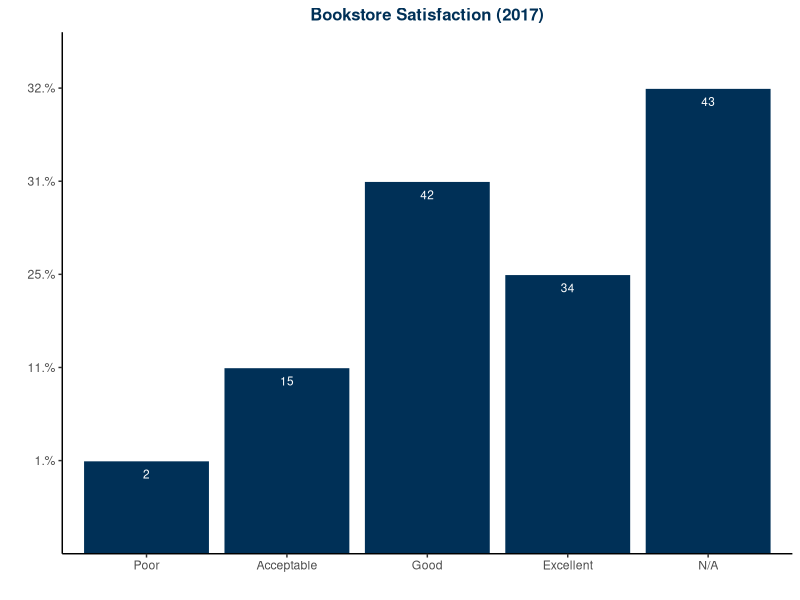
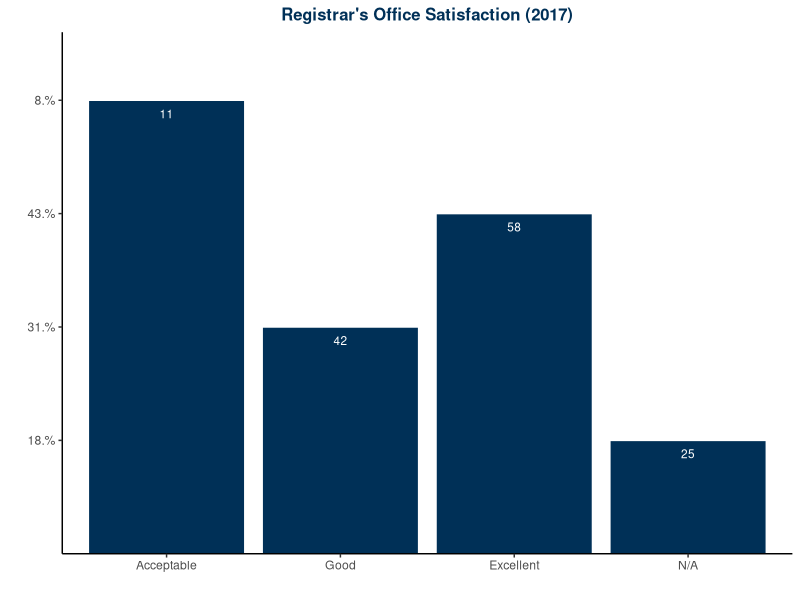

The R source for these figures, in order:
#setting up
setwd("~/Documents/Rprojects/data/student_satisfaction_survey")
getwd()
list.files()
options("digits" = 4)   # two decimal

#load package
library(readxl) #for read_excel
library(readr) #for read_csv
library(dplyr) #for select, rename, join, etc.
library(tidyverse) #for pipes
library(ggplot2)
#-----------------------------------------------------------------------------
#read data files, initial exploration
sss17<-read_excel("2017SSSRaw.xlsx")
names(sss17)
glimpse(sss17$`Invite Custom Field 1`)

#select (and rename) variables to build separate data frames
    #~~sss17.qual<-select(sss17, starts_with("Please explain"))~~
    #~~names(sss17.qual)~~
sss17.slct<-sss17 %>% select(`Invite Custom Field 1`, contains(":Please rate your level of ")) 
names(sss17.slct) [1]<-"Pid"
names(sss17.slct)<- gsub(":[A-Za-z]*.*$", "", names(sss17.slct))
names(sss17.slct)

#revert to data frame to make variables and detect values for each variable
df_sss17<-as.data.frame(sss17.slct)
str(df_sss17)
#-----------------------------------------------------------------------------
#-----------------------------------------------------------------------------
#read data files, initial exploration
sss18<-read_csv("2018SSSRaw.csv")
names(sss18)
#glimpse(sss18$`Invite Custom Field 1`)

#select (and rename) variables to build separate data frames
#~~sss18.qual<-select(sss18, starts_with("Please explain"))~~
#~~names(sss18.qual)~~
sss18.slct<-sss18 %>% select(contains(":Please rate")) 
#names(sss18.slct) [1]<-"Pid"
names(sss18.slct)<- gsub(":[A-Za-z]*.*$", "", names(sss18.slct))
names(sss18.slct)

#revert to data frame to make variables and detect values for each variable
df_sss18<-as.data.frame(sss18.slct)
str(df_sss18)

#--------------------------------
#go through each item
#Bookstore
#1.as factor
df_sss17$Bookstore = factor(df_sss17$Bookstore, levels = c('Poor', 'Acceptable', 'Good', 'Excellent','N/A')) 
is.factor(df_sss17$Bookstore)
#2.pivot table
Bookstore17<- df_sss17 %>% 
  filter(!is.na(`Bookstore`)) %>% 
  group_by(`Bookstore`) %>% 
  summarize(cnt = n()) %>%
  mutate(percentage = sprintf(cnt/sum(cnt)*100, fmt= "%#1.0f%%" )) #'%#.2f' 
#3.bar plot
Bookstore17 %>% 
  ggplot(aes(x = Bookstore, y = percentage)) + 
  geom_col(fill = "#003057", color ="#ffffff") +
  theme_classic()+
  labs(title = "Bookstore Satisfaction (2017)")+
  theme(plot.title = element_text(color = "#003057", size = 12, hjust = 0.5, face="bold"))+
  labs(x = "", y = "")+
  geom_text(aes(label = cnt), vjust = 2, size = 3, color="#ffffff") #vjust=-0.5 lable up

#registar office
#go through each item
#1.as factor
df_sss17$`Registrar's Office` = factor(df_sss17$`Registrar's Office`, levels = c('Poor', 'Acceptable', 'Good', 'Excellent','N/A')) 
#2.pivot table
Registrar17<- df_sss17 %>% 
  filter(!is.na(`Registrar's Office`)) %>% 
  group_by(`Registrar's Office`) %>% 
  summarize(cnt = n()) %>%
  mutate(percentage = sprintf(cnt/sum(cnt)*100, fmt= "%#1.0f%%" )) #'%#.2f' 
#3.bar plot
Registrar17 %>% 
  ggplot(aes(x = `Registrar's Office`, y = percentage)) + 
  geom_col(fill = "#003057", color ="#ffffff") +
  theme_classic()+
  labs(title = "Registrar's Office Satisfaction (2017)")+
  theme(plot.title = element_text(color = "#003057", size = 12, hjust = 0.5, face="bold"))+
  labs(x = "", y = "")+
  geom_text(aes(label = cnt), vjust = 2, size = 3, color="#ffffff") #vjust=-0.5 lable up


